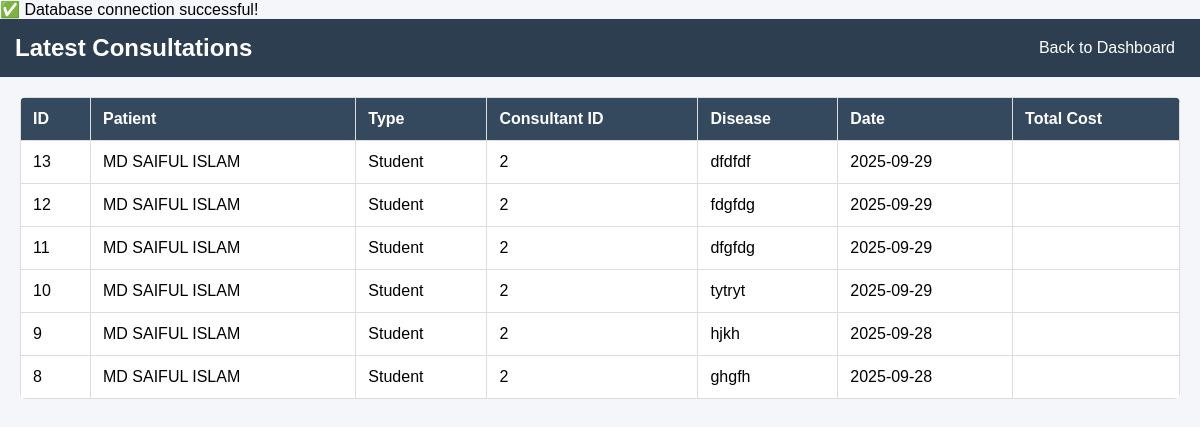
/backend/latest_medicines.php (signed in), run on the app's committed database.
### tables this page shows
CREATE TABLE `consultations` (
  `consultation_id` int NOT NULL,
  `patient_type` varchar(50) NOT NULL,
  `patient_id` varchar(20) NOT NULL,
  `consultant_id` int NOT NULL,
  `disease_name` varchar(255) NOT NULL,
  `consultation_date` date NOT NULL,
  `consultation_time` time NOT NULL,
  `triage_priority` varchar(50) NOT NULL,
  `symptoms` text,
  `total_price` decimal(10,2) DEFAULT '0.00',
  `referral_status` varchar(10) DEFAULT 'No',
  `referral_place` varchar(255) DEFAULT NULL,
  `referral_reason` varchar(255) DEFAULT NULL,
  `comments` text
);

CREATE TABLE `students` (
  `id` int NOT NULL,
  `student_id` varchar(50) DEFAULT NULL,
  `name` varchar(100) DEFAULT NULL,
  `email` varchar(100) DEFAULT NULL,
  `phone` varchar(20) DEFAULT NULL,
  `department` varchar(100) DEFAULT NULL,
  `dob` date DEFAULT NULL
);

### backend/latest_medicines.php (the view, shortened to what this page needs)
<?php
require_once __DIR__ . '/../db/config.example.php';
try {
    $latest_consults = $pdo->query("SELECT * FROM consultations ORDER BY consultation_id DESC LIMIT 10")->fetchAll(PDO::FETCH_ASSOC);
} catch (PDOException $e) {
    die("Error fetching consultations: " . $e->getMessage());
}
function getPatientName($type, $id, $pdo){
    if($type === "Student"){
        $stmt = $pdo->prepare("SELECT name FROM students WHERE student_id=?");
    } elseif($type === "Faculty"){
        $stmt = $pdo->prepare("SELECT name FROM faculty WHERE faculty_id=?");
    } elseif($type === "Staff"){
        $stmt = $pdo->prepare("SELECT name FROM staff WHERE staff_id=?");
    } else {
        return "Unknown";
    }
    $stmt->execute([$id]);
    $r = $stmt->fetch(PDO::FETCH_ASSOC);
    return $r ? $r['name'] : "Unknown";
}
function getTotalMedicineCost($consultation_id, $pdo){
    $stmt = $pdo->prepare("SELECT SUM(total_price) as total FROM prescription WHERE consultation_id=?");
    $stmt->execute([$consultation_id]);
    $r = $stmt->fetch(PDO::FETCH_ASSOC);
    return $r ? $r['total'] : 0;
}
?>
<!DOCTYPE html>
<html lang="en">
<head>
</head>
<body>
<header>
    <h2>Latest Consultations</h2>
    <nav>
        <a href="admin_dashboard.php" style="color:#fff;">Back to Dashboard</a>
    </nav>
</header>
<div class="container">
    <table>
        <tr>
            <th>ID</th>
            <th>Patient</th>
            <th>Type</th>
            <th>Consultant ID</th>
            <th>Disease</th>
            <th>Date</th>
            <th>Total Cost</th>
        </tr>
        <?php foreach ($latest_consults as $c): ?>
            <tr>
                <td><?= $c['consultation_id'] ?></td>
                <td><?= htmlspecialchars(getPatientName($c['patient_type'], $c['patient_id'], $pdo)) ?></td>
                <td><?= $c['patient_type'] ?></td>
                <td><?= $c['consultant_id'] ?></td>
                <td><?= htmlspecialchars($c['disease_name']) ?></td>
                <td><?= $c['consultation_date'] ?></td>
                <td><?= getTotalMedicineCost($c['consultation_id'], $pdo) ?></td>
            </tr>
        <?php endforeach; ?>
    </table>
</div>
</body>
</html>

### backend/latest_medicines.php (style rules this page uses)
body { font-family: Arial, sans-serif; background:#f5f6fa; margin:0; padding:0; }
header { background:#2c3e50; color:#fff; padding:15px; display:flex; justify-content:space-between; align-items:center; }
header h2 { margin:0; }
nav a { color:#fff; margin:0 10px; text-decoration:none; }
.container { padding:20px; }
table { width:100%; border-collapse:collapse; background:#fff; border-radius:6px; overflow:hidden; }
table th, table td { padding:12px; border:1px solid #ddd; text-align:left; }
table th { background:#34495e; color:#fff; }

### data on the page
consultations: consultation_id "13", patient_type+patient "MD SAIFUL ISLAM", patient_type "Student", consultant "2", disease_name "dfdfdf", consultation_date "2025-09-29"
consultations: consultation_id "12", patient_type+patient "MD SAIFUL ISLAM", patient_type "Student", consultant "2", disease_name "fdgfdg", consultation_date "2025-09-29"
consultations: consultation_id "11", patient_type+patient "MD SAIFUL ISLAM", patient_type "Student", consultant "2", disease_name "dfgfdg", consultation_date "2025-09-29"
consultations: consultation_id "10", patient_type+patient "MD SAIFUL ISLAM", patient_type "Student", consultant "2", disease_name "tytryt", consultation_date "2025-09-29"
consultations: consultation_id "9", patient_type+patient "MD SAIFUL ISLAM", patient_type "Student", consultant "2", disease_name "hjkh", consultation_date "2025-09-28"
consultations: consultation_id "8", patient_type+patient "MD SAIFUL ISLAM", patient_type "Student", consultant "2", disease_name "ghgfh", consultation_date "2025-09-28"
